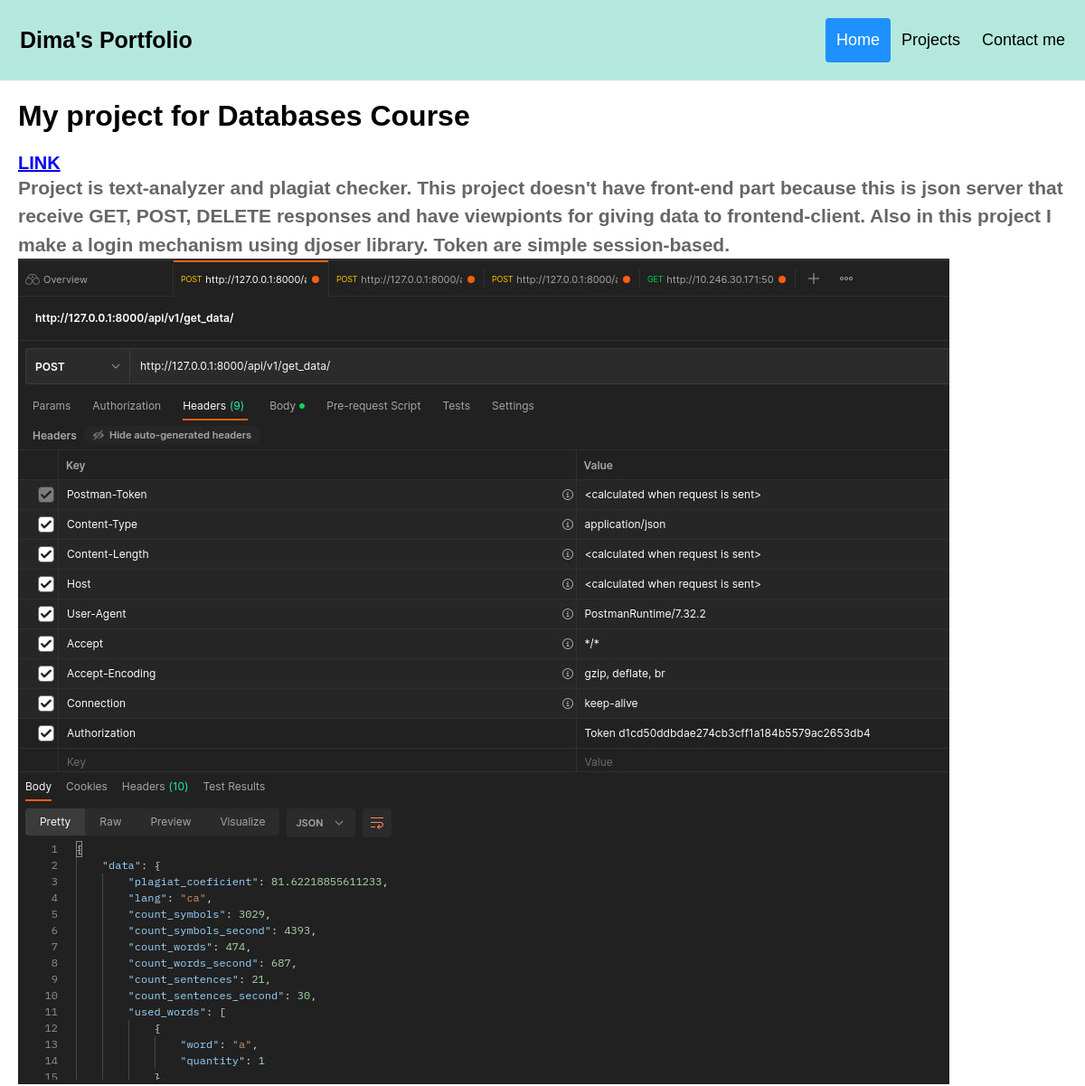
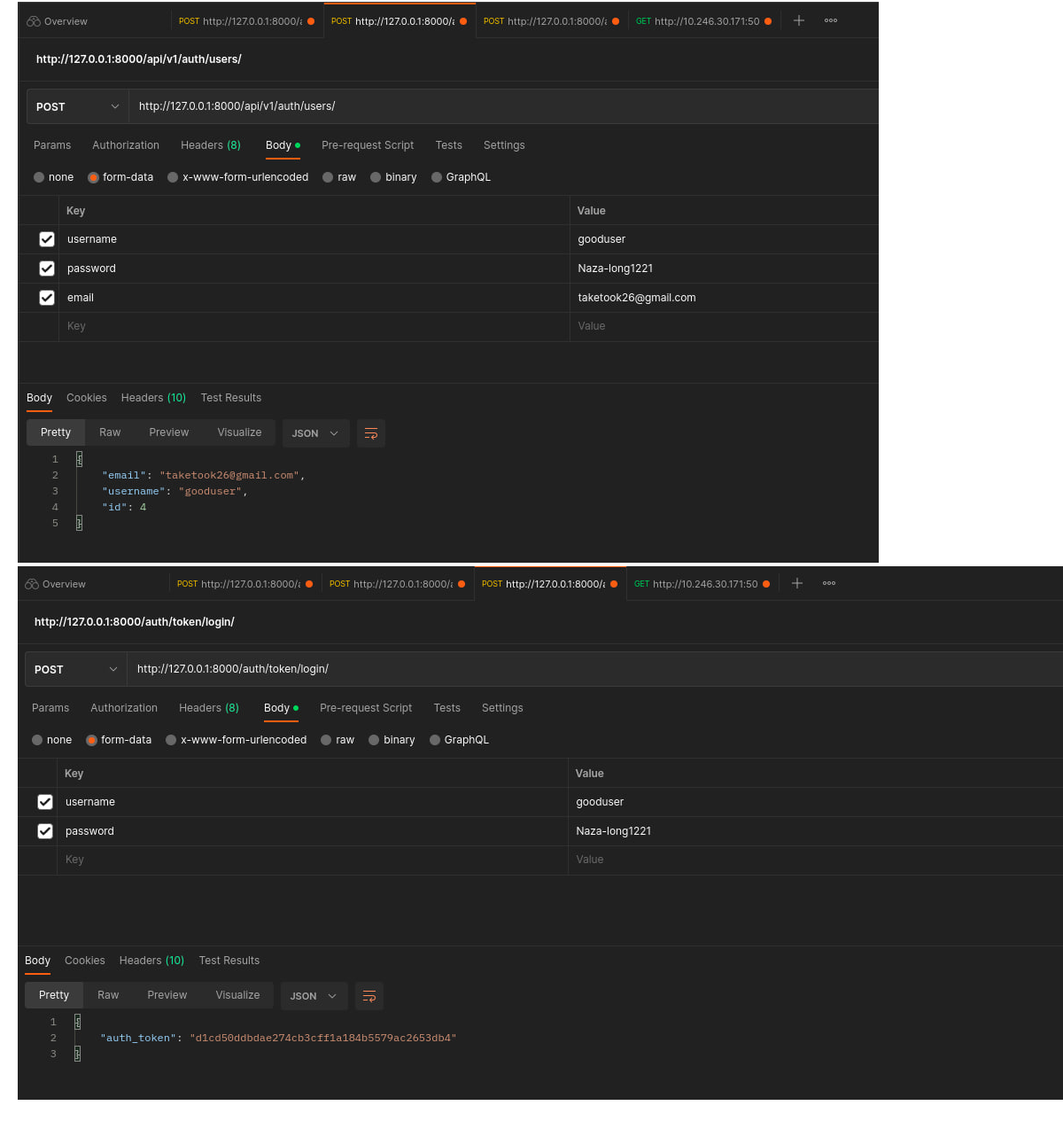
Screenshot of /projects/7/ with the database file from the repository (2 pictures, top to bottom).
### app/models.py (models this page shows, shortened)
class Post(models.Model):
    title = models.CharField(max_length=255)
    description = models.TextField()
    link = models.URLField(null=True)
    screen = models.ImageField(upload_to='photos/')
    secondscreen = models.ImageField(upload_to='photos/', null=True, blank=True)
    thirdscreen = models.ImageField(upload_to='photos/', null=True, blank=True)
    creation_time = models.DateTimeField(auto_now_add=True)

### app/views.py (the view)
# urls.py: path('projects/<int:post_id>/', show_post, name='post'),
def show_post(request, post_id):
    print(request.GET)
    post = get_object_or_404(Post, id=post_id)
    context = {'title': post.title,
               'post': post}
    return render(request, 'app/oneproject.html', context=context)

### templates/app/oneproject.html
{% extends 'base.html' %}
{% block content %}
<h1>{{ title }}</h1>
{% if post.link %}
<h3 class="post-title"><a href="{{ post.link }}">LINK</a></h3>
{% endif %}
<p class="post-text-in"><b> {{ post.description}} </b></p>
{% if post.screen %}
      <img src="{{ post.screen.url }}" alt="Picture">
      {% endif %}
      {% if post.secondscreen %}
      <img  src="{{ post.secondscreen.url }}" alt="Picture 2">
      {% endif %}
      {% if post.thirdscreen %}
      <img src="{{ post.thirdscreen.url }}" alt="Picture 3">
      {% endif %}
{% endblock %}

### templates/base.html (shortened to what this page needs)
{% load static %}
<!DOCTYPE html>
<html lang="en">
<head>
    <link type="text/css" href="{% static 'app/css/styles.css'%}" rel="stylesheet">
</head>
<body>
<div class="header">
  <a href="{% url 'home' %}" class="logo">Dima's Portfolio</a>
  <div class="header-right">
    <a class="active" href="{% url 'home' %}">Home</a>
    <a href="{% url 'projects' %}">Projects</a>
    <a href="{% url 'questions' %}">Contact me</a>
  </div>
</div>
<div class="content-container">
    {% block content %}
    {% endblock %}
</div>
</body>
</html>

### static/app/css/styles.css (style rules this page uses)
* { box-sizing: border-box; }
body { margin: 0; font-family: Arial, Helvetica, sans-serif; }
.header { overflow: hidden; background-color: #b5e8dd; padding: 20px 10px; }
.header a { float: left; color: black; text-align: center; padding: 12px; text-decoration: none; font-size: 18px; line-height: 25px; border-radius: 4px; }
.header a.logo { font-size: 25px; font-weight: bold; }
.header a.active { background-color: dodgerblue; color: white; }
.header-right { float: right; }
.content-container { margin: 20px; }
h3 { font-size: 24px; color: #333333; margin-bottom: 10px; }
p { font-size: 16px; color: #666666; line-height: 1.5; margin-bottom: 20px; }
.post-title { font-size: 20px; color: #333333; margin: 0; }
.post-text-in { font-size: 21px; color: #666666; margin: 0; }

### rows the page displays
Post: title "My project for Databases Course", description "Project is text-analyzer and plagiat checker. This project doesn't have front-end part because this is json server that receive GET, POST, DELETE responses and have viewpionts for giving data to frontend-client. Also in this project I make a login mechanism using djoser library. Token are simple session-based.", screen (picture), secondscreen (picture), thirdscreen (picture)
